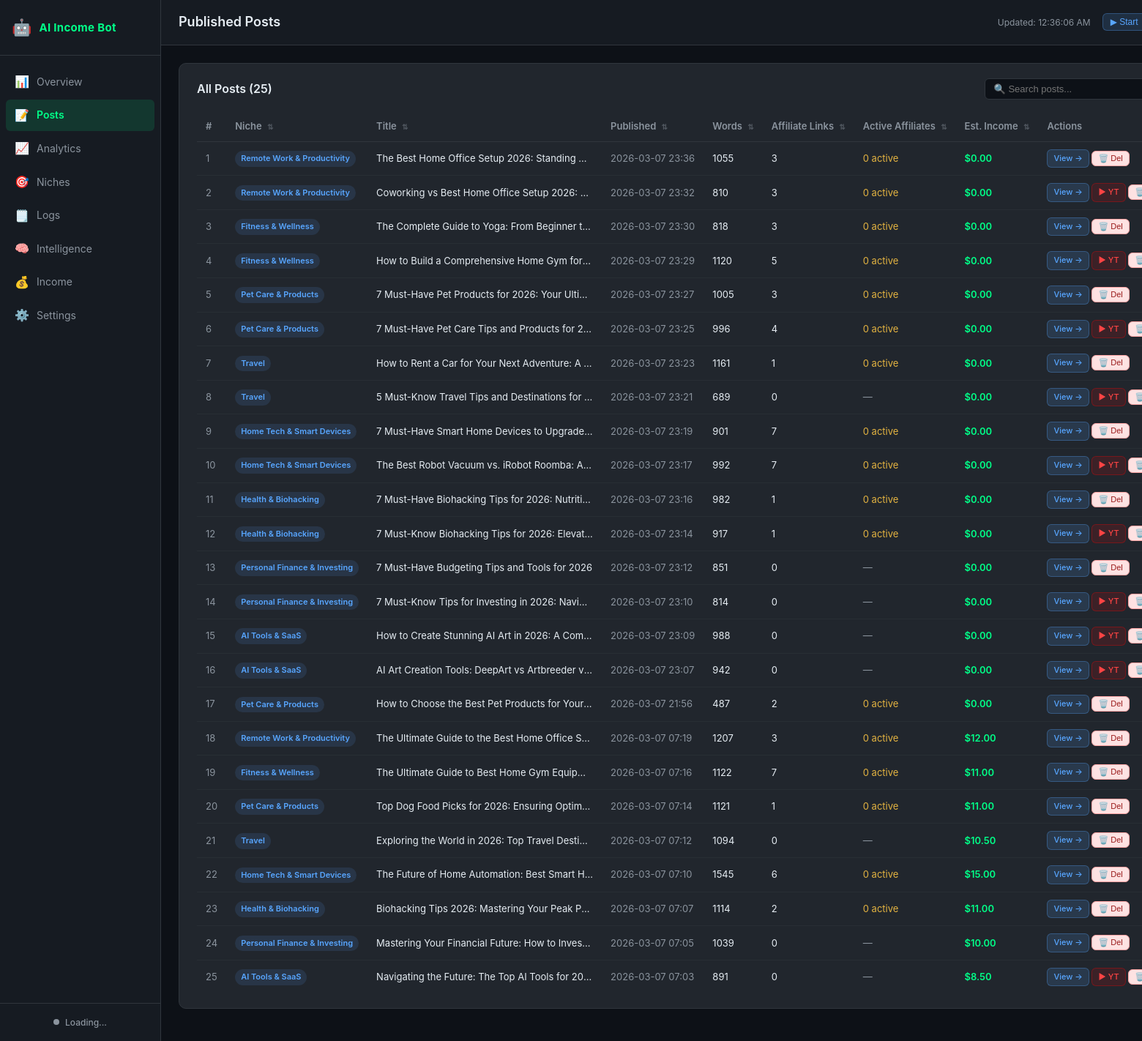
The page /posts on the database its author committed.
### tables this page shows
CREATE TABLE posts (
            id INTEGER PRIMARY KEY AUTOINCREMENT,
            niche_id TEXT NOT NULL,
            niche_name TEXT NOT NULL,
            title TEXT NOT NULL,
            slug TEXT UNIQUE NOT NULL,
            url TEXT,
            youtube_url TEXT,
            published_at DATETIME DEFAULT CURRENT_TIMESTAMP,
            word_count INTEGER DEFAULT 0,
            affiliate_links_count INTEGER DEFAULT 0,
            estimated_clicks INTEGER DEFAULT 0,
            estimated_income REAL DEFAULT 0.0,
            status TEXT DEFAULT 'published'
        , subtopic_id TEXT DEFAULT '', image_url TEXT DEFAULT '', youtube_video_url TEXT DEFAULT '');

### dashboard/app.py (the view)
@app.route("/posts")
def posts():
    from core import analytics_tracker
    db = _get_db()
    all_posts = analytics_tracker.get_all_posts(db)
    settings = _load_settings()
    active_affiliates = _get_active_affiliates()
    return render_template("posts.html", posts=all_posts, settings=settings,
                           active_affiliates=active_affiliates)

### core/analytics_tracker.py (called while the page is built)
def get_all_posts(db_path: Path) -> list:
    try:
        conn = sqlite3.connect(str(db_path))
        conn.row_factory = sqlite3.Row
        rows = conn.execute("SELECT * FROM posts ORDER BY published_at DESC").fetchall()
        conn.close()
        return [dict(r) for r in rows]
    except Exception:
        return []

### dashboard/app.py (called while the page is built)
def _get_db():
    import sys
    sys.path.insert(0, str(_PROJECT_ROOT))
    from core import analytics_tracker
    if not _DB_PATH.exists():
        _DB_PATH.parent.mkdir(parents=True, exist_ok=True)
        analytics_tracker.init_db(_DB_PATH)
    return _DB_PATH

def _load_settings() -> dict:
    try:
        with open(_SETTINGS_CONFIG_PATH) as f:
            return yaml.safe_load(f)
    except Exception:
        return {}

### dashboard/templates/posts.html (shortened to what this page needs)
{% extends "base.html" %}
{% block page_title %}Published Posts{% endblock %}
{% block content %}
<div class="card">
  <div class="card-header">
    <h3 class="card-title">All Posts ({{ posts|length }})</h3>
    <input
      type="text"
      id="postSearch"
      class="search-input"
      placeholder="🔍 Search posts..."
      oninput="filterPosts(this.value)"
    >
  </div>
  <div class="table-wrapper">
    <table class="data-table" id="postsTable">
      <thead>
        <tr>
          <th>#</th>
          <th class="sortable" data-col="1">Niche <span class="sort-icon">⇅</span></th>
          <th class="sortable" data-col="2">Title <span class="sort-icon">⇅</span></th>
          <th class="sortable" data-col="3">Published <span class="sort-icon">⇅</span></th>
          <th class="sortable" data-col="4">Words <span class="sort-icon">⇅</span></th>
          <th class="sortable" data-col="5">Affiliate Links <span class="sort-icon">⇅</span></th>
          <th class="sortable" data-col="6">Active Affiliates <span class="sort-icon">⇅</span></th>
          <th class="sortable" data-col="7">Est. Income <span class="sort-icon">⇅</span></th>
          <th>Actions</th>
        </tr>
      </thead>
      <tbody>
        {% for post in posts %}
        <tr class="post-row" data-post-id="{{ post.id }}" data-title="{{ post.title|lower }}" data-niche="{{ post.niche_name|lower }}">
          <td class="text-muted">{{ loop.index }}</td>
          <td><span class="niche-badge">{{ post.niche_name }}</span></td>
          <td class="post-title">{{ post.title }}</td>
          <td class="text-muted" style="white-space:nowrap;">{{ post.published_at[:16] | replace('T', ' ') if post.published_at else '—' }}</td>
          <td>{{ post.word_count }}</td>
          <td>{{ post.affiliate_links_count }}</td>
          <td>
            {% set active_count = active_affiliates.values()|select|list|length %}
            {% if post.affiliate_links_count > 0 and active_count > 0 %}
              <span style="color:var(--accent-green);">{{ active_count }} active</span>
            {% elif post.affiliate_links_count > 0 %}
              <span style="color:var(--warning-yellow);">0 active</span>
            {% else %}
              <span class="text-muted">—</span>
            {% endif %}
          </td>
          <td class="income-cell">${{ "%.2f"|format(post.estimated_income) }}</td>
          <td style="white-space:nowrap;">
            {% if post.url %}
            <a href="{{ post.url }}" target="_blank" class="btn btn-sm">View →</a>
            {% else %}
            <span class="text-muted">—</span>
            {% endif %}
            {% if post.youtube_url %}
            <a href="{{ post.youtube_url }}" target="_blank" class="btn btn-sm btn-yt">▶ YT</a>
            {% endif %}
            <button class="btn btn-sm" style="background:#fee2e2;color:#991b1b;border:1px solid #fca5a5;" onclick="deletePost({{ post.id }}, '{{ post.title|replace("'", "\\'") }}')">🗑️ Del</button>
          </td>
        </tr>
        {% else %}
        <tr>
          <td colspan="9" class="text-muted text-center">No posts published yet. Run the bot to generate content.</td>
        </tr>
        {% endfor %}
      </tbody>
    </table>
  </div>
</div>
{% endblock %}

### dashboard/static/css/dashboard.css (style rules this page uses)
:root { --bg: #0d1117; --sidebar-bg: #161b22; --card-bg: #21262d; --text: #e6edf3; --text-muted: #8b949e; --accent-green: #00ff88; --accent-blue: #58a6ff; --error-red: #ff7b72; --warning-yellow: #e3b341; --border: #30363d; --sidebar-width: 220px; --accent-purple: #bc8cff; }
*, *::before, *::after { box-sizing: border-box; margin: 0; padding: 0; }
body { background: var(--bg); color: var(--text); font-family: -apple-system, BlinkMacSystemFont, "Segoe UI", Roboto, monospace; font-size: 14px; line-height: 1.6; min-height: 100vh; }
.card { background: var(--card-bg); border: 1px solid var(--border); border-radius: 10px; padding: 20px 24px; margin-bottom: 20px; }
.card-header { display: flex; align-items: center; justify-content: space-between; margin-bottom: 16px; flex-wrap: wrap; gap: 12px; }
.card-title { font-size: 16px; font-weight: 600; color: var(--text); }
.table-wrapper { overflow-x: auto; }
.data-table { width: 100%; border-collapse: collapse; font-size: 13px; }
.data-table th { text-align: left; padding: 10px 12px; color: var(--text-muted); font-weight: 600; border-bottom: 1px solid var(--border); white-space: nowrap; }
.data-table th.sortable { cursor: pointer; user-select: none; transition: color 0.15s; }
.sort-icon { font-size: 10px; opacity: 0.45; margin-left: 4px; vertical-align: middle; }
.data-table td { padding: 10px 12px; border-bottom: 1px solid rgba(48, 54, 61, 0.5); vertical-align: middle; }
.data-table tr:last-child td { border-bottom: none; }
.text-muted { color: var(--text-muted); }
.income-cell { color: var(--accent-green); font-weight: 600; }
.post-title { max-width: 320px; overflow: hidden; text-overflow: ellipsis; white-space: nowrap; }
.niche-badge { display: inline-block; padding: 2px 8px; border-radius: 12px; font-size: 11px; font-weight: 600; background: rgba(88, 166, 255, 0.12); color: var(--accent-blue); white-space: nowrap; }
.btn { display: inline-block; padding: 4px 10px; border-radius: 6px; font-size: 12px; font-weight: 500; text-decoration: none; background: rgba(88, 166, 255, 0.15); color: var(--accent-blue); border: 1px solid rgba(88, 166, 255, 0.3); cursor: pointer; transition: background 0.15s; }
.btn-sm { padding: 3px 8px; font-size: 11px; }
.search-input { background: var(--bg); border: 1px solid var(--border); border-radius: 6px; padding: 6px 12px; color: var(--text); font-size: 13px; width: 260px; outline: none; transition: border-color 0.15s; }
.btn-yt { background: rgba(255, 0, 0, 0.12); color: #ff4444; border-color: rgba(255, 0, 0, 0.3); }

### rows shown on the page
posts: niche_name "Remote Work & Productivity", title "The Best Home Office Setup 2026: Standing…", published_at "2026-03-07 23:36", word_count "1055", affiliate_links_count "3", shows "0 active", estimated_income "0.00"
posts: niche_name "Remote Work & Productivity", title "Coworking vs Best Home Office Setup 2026:…", published_at "2026-03-07 23:32", word_count "810", affiliate_links_count "3", shows "0 active", estimated_income "0.00"
posts: niche_name "Fitness & Wellness", title "The Complete Guide to Yoga: From Beginner t…", published_at "2026-03-07 23:30", word_count "818", affiliate_links_count "3", shows "0 active", estimated_income "0.00"
posts: niche_name "Fitness & Wellness", title "How to Build a Comprehensive Home Gym for…", published_at "2026-03-07 23:29", word_count "1120", affiliate_links_count "5", shows "0 active", estimated_income "0.00"
posts: niche_name "Pet Care & Products", title "7 Must-Have Pet Products for 2026: Your Ulti…", published_at "2026-03-07 23:27", word_count "1005", affiliate_links_count "3", shows "0 active", estimated_income "0.00"
posts: niche_name "Pet Care & Products", title "7 Must-Have Pet Care Tips and Products for 2…", published_at "2026-03-07 23:25", word_count "996", affiliate_links_count "4", shows "0 active", estimated_income "0.00"
posts: niche_name "Travel", title "How to Rent a Car for Your Next Adventure: A…", published_at "2026-03-07 23:23", word_count "1161", affiliate_links_count "1", shows "0 active", estimated_income "0.00"
posts: niche_name "Travel", title "5 Must-Know Travel Tips and Destinations for…", published_at "2026-03-07 23:21", word_count "689", affiliate_links_count "0", estimated_income "0.00"
posts: niche_name "Home Tech & Smart Devices", title "7 Must-Have Smart Home Devices to Upgrade…", published_at "2026-03-07 23:19", word_count "901", affiliate_links_count "7", shows "0 active", estimated_income "0.00"
posts: niche_name "Home Tech & Smart Devices", title "The Best Robot Vacuum vs. iRobot Roomba: A…", published_at "2026-03-07 23:17", word_count "992", affiliate_links_count "7", shows "0 active", estimated_income "0.00"
posts: niche_name "Health & Biohacking", title "7 Must-Have Biohacking Tips for 2026: Nutriti…", published_at "2026-03-07 23:16", word_count "982", affiliate_links_count "1", shows "0 active", estimated_income "0.00"
posts: niche_name "Health & Biohacking", title "7 Must-Know Biohacking Tips for 2026: Elevat…", published_at "2026-03-07 23:14", word_count "917", affiliate_links_count "1", shows "0 active", estimated_income "0.00"
posts: niche_name "Personal Finance & Investing", title "7 Must-Have Budgeting Tips and Tools for 2026", published_at "2026-03-07 23:12", word_count "851", affiliate_links_count "0", estimated_income "0.00"
posts: niche_name "Personal Finance & Investing", title "7 Must-Know Tips for Investing in 2026: Navi…", published_at "2026-03-07 23:10", word_count "814", affiliate_links_count "0", estimated_income "0.00"
posts: niche_name "AI Tools & SaaS", title "How to Create Stunning AI Art in 2026: A Com…", published_at "2026-03-07 23:09", word_count "988", affiliate_links_count "0", estimated_income "0.00"
posts: niche_name "AI Tools & SaaS", title "AI Art Creation Tools: DeepArt vs Artbreeder v…", published_at "2026-03-07 23:07", word_count "942", affiliate_links_count "0", estimated_income "0.00"
posts: niche_name "Pet Care & Products", title "How to Choose the Best Pet Products for Your…", published_at "2026-03-07 21:56", word_count "487", affiliate_links_count "2", shows "0 active", estimated_income "0.00"
posts: niche_name "Remote Work & Productivity", title "The Ultimate Guide to the Best Home Office S…", published_at "2026-03-07 07:19", word_count "1207", affiliate_links_count "3", shows "0 active", estimated_income "12.00"
posts: niche_name "Fitness & Wellness", title "The Ultimate Guide to Best Home Gym Equip…", published_at "2026-03-07 07:16", word_count "1122", affiliate_links_count "7", shows "0 active", estimated_income "11.00"
posts: niche_name "Pet Care & Products", title "Top Dog Food Picks for 2026: Ensuring Optim…", published_at "2026-03-07 07:14", word_count "1121", affiliate_links_count "1", shows "0 active", estimated_income "11.00"
posts: niche_name "Travel", title "Exploring the World in 2026: Top Travel Desti…", published_at "2026-03-07 07:12", word_count "1094", affiliate_links_count "0", estimated_income "10.50"
posts: niche_name "Home Tech & Smart Devices", title "The Future of Home Automation: Best Smart H…", published_at "2026-03-07 07:10", word_count "1545", affiliate_links_count "6", shows "0 active", estimated_income "15.00"
posts: niche_name "Health & Biohacking", title "Biohacking Tips 2026: Mastering Your Peak P…", published_at "2026-03-07 07:07", word_count "1114", affiliate_links_count "2", shows "0 active", estimated_income "11.00"
posts: niche_name "Personal Finance & Investing", title "Mastering Your Financial Future: How to Inves…", published_at "2026-03-07 07:05", word_count "1039", affiliate_links_count "0", estimated_income "10.00"
posts: niche_name "AI Tools & SaaS", title "Navigating the Future: The Top AI Tools for 20…", published_at "2026-03-07 07:03", word_count "891", affiliate_links_count "0", estimated_income "8.50"

### other values the page prints
{{ posts|length }} "25"
